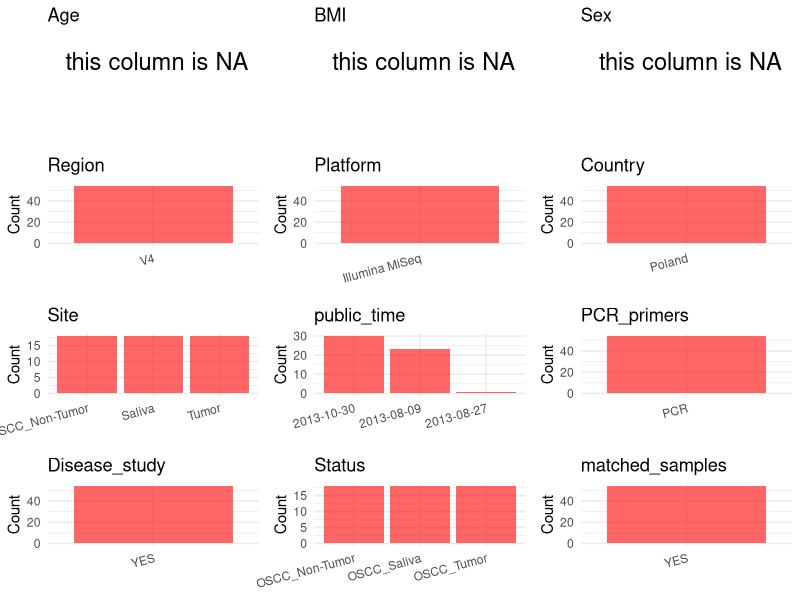

Write R code to recreate this figure. (Note: this script raises an error after producing the figure.)
## ---- chunk 1
library(dplyr)
library(ggplot2)
library(cowplot)

setwd("D:/PRJNA666891")
initial_meta<-read.csv("SraRunTable .csv",header = T)
head(initial_meta)
## ---- chunk 2
metadata <- data.frame(
  BioProject = initial_meta$BioProject,
  Run = initial_meta$Run,
  sample_name =initial_meta$host_subject_id,
  PCR_primers = initial_meta$LibrarySelection,
  Platform = initial_meta$Instrument,
  Country = initial_meta$geo_loc_name_country,
  Site = initial_meta$host_tissue_sampled,
  public_time = initial_meta$Collection_Date,
  stringsAsFactors = FALSE
)
## ---- chunk 3
 metadata$Age <- NA
  metadata$BMI <-NA
  metadata$Sex <-NA
  metadata$Region <- "V4"
  metadata$title <- "Oral Microbial Species and Virulence Factors Associated with Oral Squamous Cell Carcinoma"
  metadata$Disease_study <- "YES"
  
  # Assign disease status based on sample_name patterns
metadata<-metadata%>%
  mutate(Status=case_when(grepl("SAL",sample_name)~"OSCC_Saliva",grepl("TT|G|Z",sample_name)~"OSCC_Tumor",grepl("HT",sample_name)~"OSCC_Non-Tumor"))

#get subjects id according to sample id
metadata<-metadata%>%
  mutate(Site=case_when(grepl("SAL",sample_name)~"Saliva",grepl("TT|G|Z",sample_name)~"Tumor",grepl("HT",sample_name)~"OSCC_Non-Tumor"))


metadata$sample_name<-gsub("-Z|_SAL|_TT|_HT|-G","",metadata$sample_name)
#get subjects id with Saliva available
keep_subjects<-subset(metadata,Site %in% "Saliva")
#remove subjects without Saliva samples
metadata<-subset(metadata,sample_name %in% keep_subjects$sample_name)
#get subjects sampling counts
sample_counts <- table(metadata$sample_name)
# Create matched_samples column, any subjects have >=2 samples will be label "YES", otherwise "NO"
metadata$matched_samples <- ifelse(metadata$sample_name %in% names(sample_counts[sample_counts >= 2]), "YES", "NO")
## ---- chunk 4
# Check the number of unique runs and sample names
print(paste("Number of unique runs:", length(unique(metadata$Run))))
print(paste("Number of unique sample names:", length(unique(metadata$sample_name))))
## ---- chunk 5
# Select columns for visualization
plot_data <- metadata %>%
  select(-BioProject, -Run, -sample_name, -title)

# Function to create simple plots for each column
create_simple_plots <- function(data) {
  plots <- list()
  
  for (col in colnames(data)) {
    # Check if the column is all NA
    if (all(is.na(data[[col]]))) {
      # Create an empty plot with text indicating all NA
      p <- ggplot() +
        annotate("text", x = 0.5, y = 0.5, label = "this column is NA", size = 6) +
        labs(title = col) +
        theme_void()
    } else if (is.numeric(data[[col]])) {
      # Numeric variable: histogram
      p <- ggplot(data, aes(x = .data[[col]])) +
        geom_histogram(fill = "blue", alpha = 0.6, bins = 20, na.rm = TRUE) +
        labs(title = col) +
        theme_minimal()
    } else {
      # Categorical variable: bar plot (remove NA values)
      count_data <- as.data.frame(table(data[[col]], useNA = "ifany"))
      p <- ggplot(count_data, aes(x = reorder(Var1, -Freq), y = Freq)) +
        geom_col(fill = "red", alpha = 0.6) +
        labs(title = col, x = NULL, y = "Count") +
        theme_minimal() +
        theme(axis.text.x = element_text(angle = 15, hjust = 1))
    }
    plots[[col]] <- p
  }
  
  return(plots)
}

# Generate and arrange plots
plots <- create_simple_plots(plot_data)
p<-plot_grid(plots$Age, 
          plots$BMI, 
          plots$Sex, 
          plots$Region, 
          plots$Platform, 
          plots$Country, 
          plots$Site,
          plots$public_time, 
          plots$PCR_primers,
          plots$Disease_study,
          plots$Status,
          plots$matched_samples,# add 
          ncol = 3, align = "hv", axis = "lb")
ggsave("Metadata_Summary.png", plot = p, width = 8, height = 6, dpi = 150)
## ---- chunk 6
knitr::include_graphics("Metadata_Summary.png")
## ---- chunk 7
# Reorder columns to match the desired format
metadata <- metadata[, c(
  "BioProject", "Run", "sample_name", "Age", "BMI", "Sex", 
  "Region", "Platform", "Country", "Site", "public_time", 
  "PCR_primers", "title", "Disease_study", "Status","matched_samples"
)]

# Export the uniform metadata to a CSV file
write.csv(metadata, file = "metadata.csv", quote = FALSE)
head(metadata)
